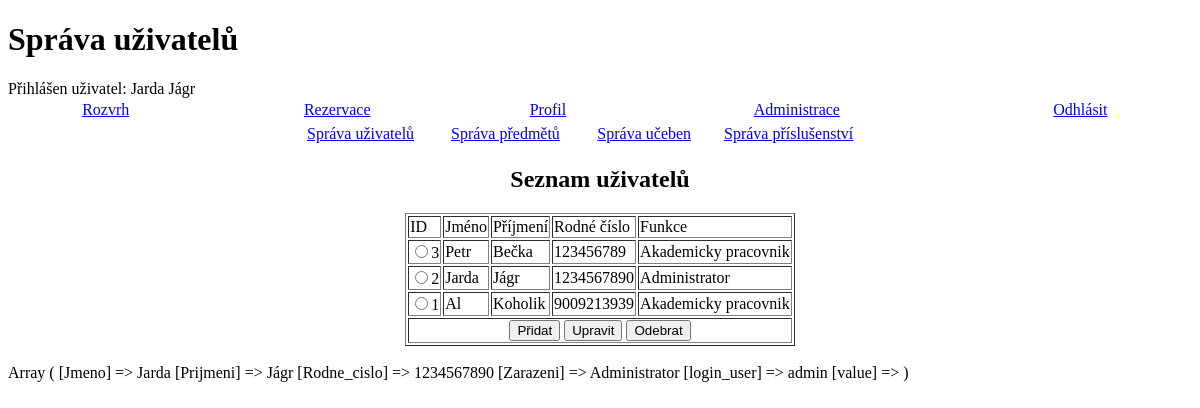
/spravauzivatelu.php (signed in), run on an earlier commit of the app's database.
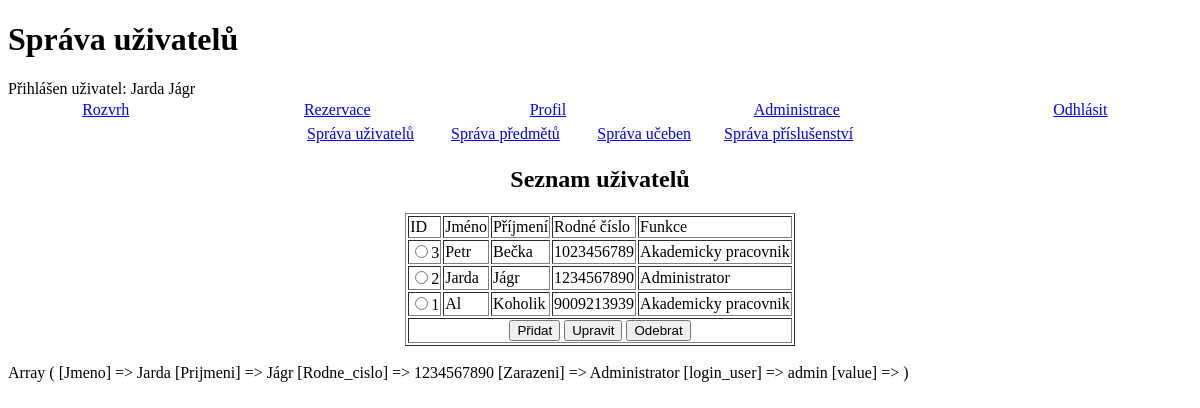
And on a later commit of the database.
### tables this page shows
CREATE TABLE akademicky_pracovnik (
    ID INTEGER NOT NULL AUTO_INCREMENT,
    Rodne_cislo BIGINT NOT NULL,
    Jmeno VARCHAR(20) NOT NULL,
    Prijmeni VARCHAR(20) NOT NULL,
    Login VARCHAR(20) NOT NULL,
    Heslo VARCHAR(20) NOT NULL,
    Zarazeni VARCHAR(20) NOT NULL,
    PRIMARY KEY (Rodne_cislo),
    UNIQUE (ID)
);

### spravauzivatelu.php (the view, shortened to what this page needs)
<!DOCTYPE HTML PUBLIC "-//W3C//DTD HTML 4.01//EN" "http://www.w3.org/TR/html4/strict.dtd">
<html>
	<head>
	</head>
	<body>
		<h1>Správa uživatelů</h1>
		<?php
			include "menu.php";
			echo "Přihlášen uživatel: " . $_SESSION['Jmeno'] . " " . $_SESSION['Prijmeni'];
			showMenu($_SESSION['Zarazeni']);
			administraceMenu();
	    ?>
	    <?php
		  	$result = mysql_query("select * from akademicky_pracovnik");
				    echo "<center><h2>Seznam uživatelů</h2>";
				    echo "<table border=\"1\"><form method=\"post\"";
				    echo "<tr><td>ID</td><td>Jméno</td><td>Příjmení</td><td>Rodné číslo</td><td>Funkce</td></tr>";
				    while($record = MySQL_Fetch_Array($result))
				    {
				    	$aa = $record['ID'];
				        $a = $record['Jmeno'];
				        $b = $record['Prijmeni'];
				        $c = $record['Rodne_cislo'];
				        $d = $record['Zarazeni'];
				      	echo "<tr><td><input type=\"radio\" name=\"vyber\" value=\"$aa\">$aa</td><td>$a</td><td>$b</td><td>$c</td><td>$d</td></tr>";
				    }
				    echo "<tr><td colspan=\"7\"><center>
				    	<input type=\"submit\" name=\"pridat_button\" value=\"Přidat\">
				    	<input type=\"submit\" name=\"upravit_button\" value=\"Upravit\">
				    	<input type=\"submit\" name=\"odebrat_button\" value=\"Odebrat\">
				    	</center></td></tr>";
				    echo "</table></center>";
		?>
		<?php
			print_r($_SESSION);
		?>
	</body>
</html>

### menu.php (shortened to what this page needs)
<?php
  function showMenu()
  {
    if ($_SESSION['Zarazeni'] == "Administrator")
    {
      echo '<table width=100%>
        <td><center><a href="index.php">Rozvrh</a></center></td>
        <td><center><a href="rezervace.php">Rezervace</a></center></td>
        <td><center><a href="nastaveni.php">Profil</a></center></td>
        <td><center><a href="administrace.php">Administrace</a></center></td>
        <td><center><a href="logoff.php">Odhlásit</a></center></td>
        </table>';
    }
    else
    {
      echo '<table width=100%>
        <td><center><a href="index.php">Rozvrh</a></center></td>
        <td><center><a href="prihlaseni.php">Přihlášení</a></center></td>
        </table>';
    }
  }
  function administraceMenu()
  {
    echo '<center><table width=50%>
      <td><a href="spravauzivatelu.php">Správa uživatelů</a></td>
      <td><a href="spravapredmetu.php">Správa předmětů</a></td>
      <td><a href="spravauceben.php">Správa učeben</a></td>
      <td><a href="spravaprislusenstvi.php">Správa příslušenství</a></td>
      </table></center>';
  }
?>

What changed in the data, as far as the page shows it:
removed akademicky_pracovnik: ID "3", Jmeno "Petr", Prijmeni "Bečka", Rodne_cislo "123456789", Zarazeni "Akademicky pracovnik"
added akademicky_pracovnik: ID "3", Jmeno "Petr", Prijmeni "Bečka", Rodne_cislo "1023456789", Zarazeni "Akademicky pracovnik"
